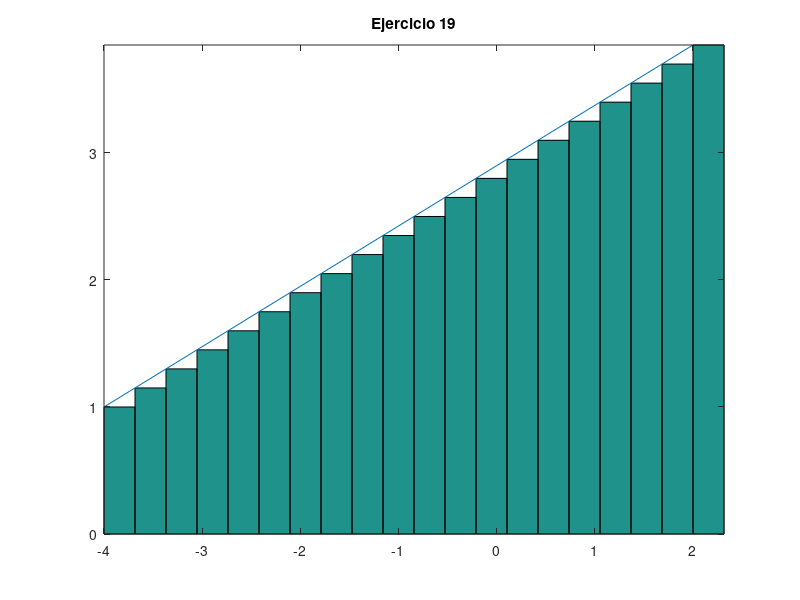

Recreate this plot in MATLAB.
% Titulo: Ejercicio numero 19
% Descripcion: Script para desarrrollar el Ejericio19
% Autor: Irving Jeremy Martinez Avila @Neo
% Fecha: 19 de mayo del 2021

clc, clear
%Dame la funcion.
f=@(x,y) x;
resultado=integral(f,1,4);
%resultado de la Integral.
fprintf('El valor de la integral es:%2.1f\n',resultado)

%Num. de rectangulos y intervalos.
a = 1;
b = 4;
n = 20;
base = (b-a)/n;
x =a:base:(b-base);
altura=(x);
area = base*altura;
x2 = linspace(-4,2,20);
y2 = (x);

%Fin y inicio del intervalo.
xa = linspace(-4,2,20);
yab =(x);
g = bar(xa,yab,'histc');
hold on
plot(x2,y2);

%Nombre de la grafica. 
title("Ejercicio 19");
axis tight
